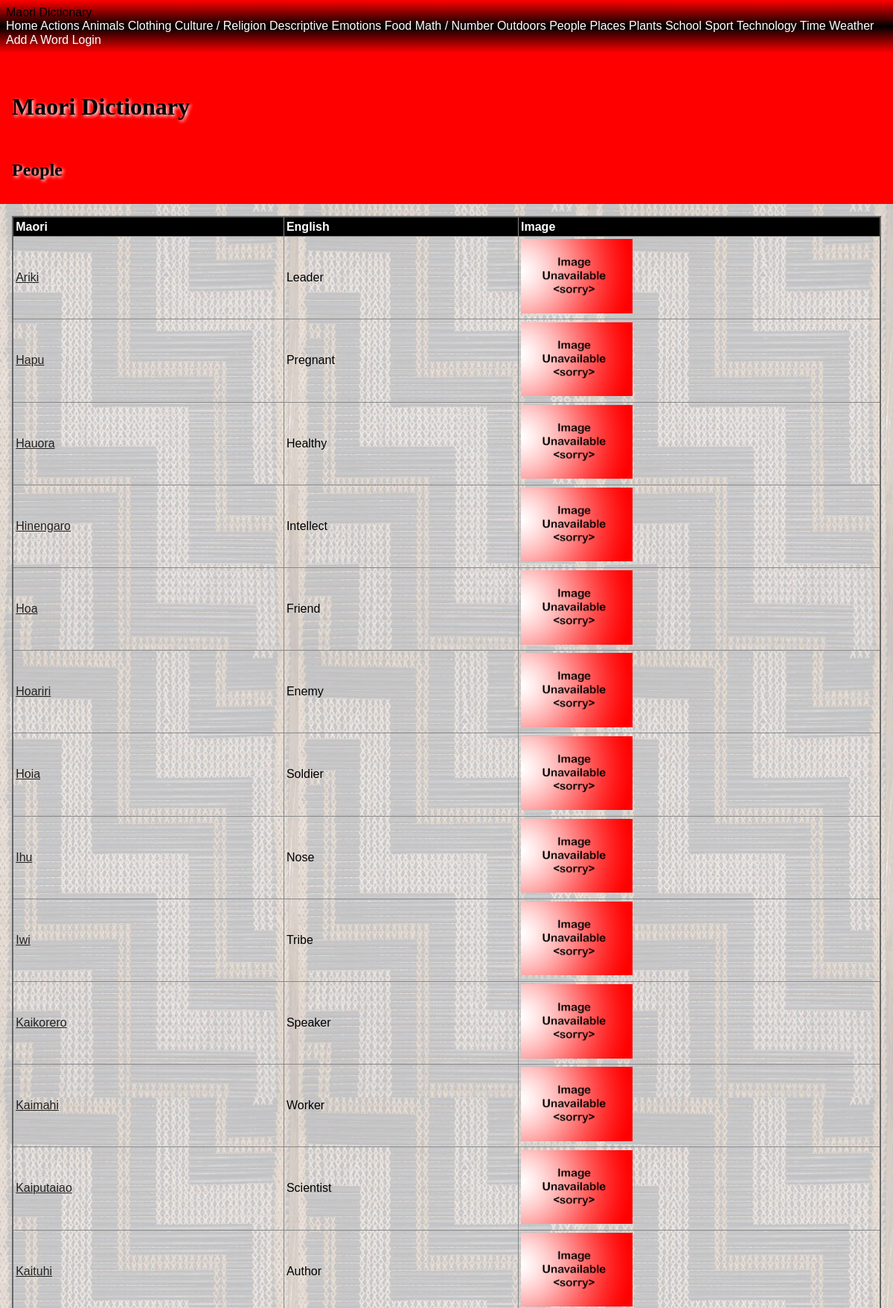
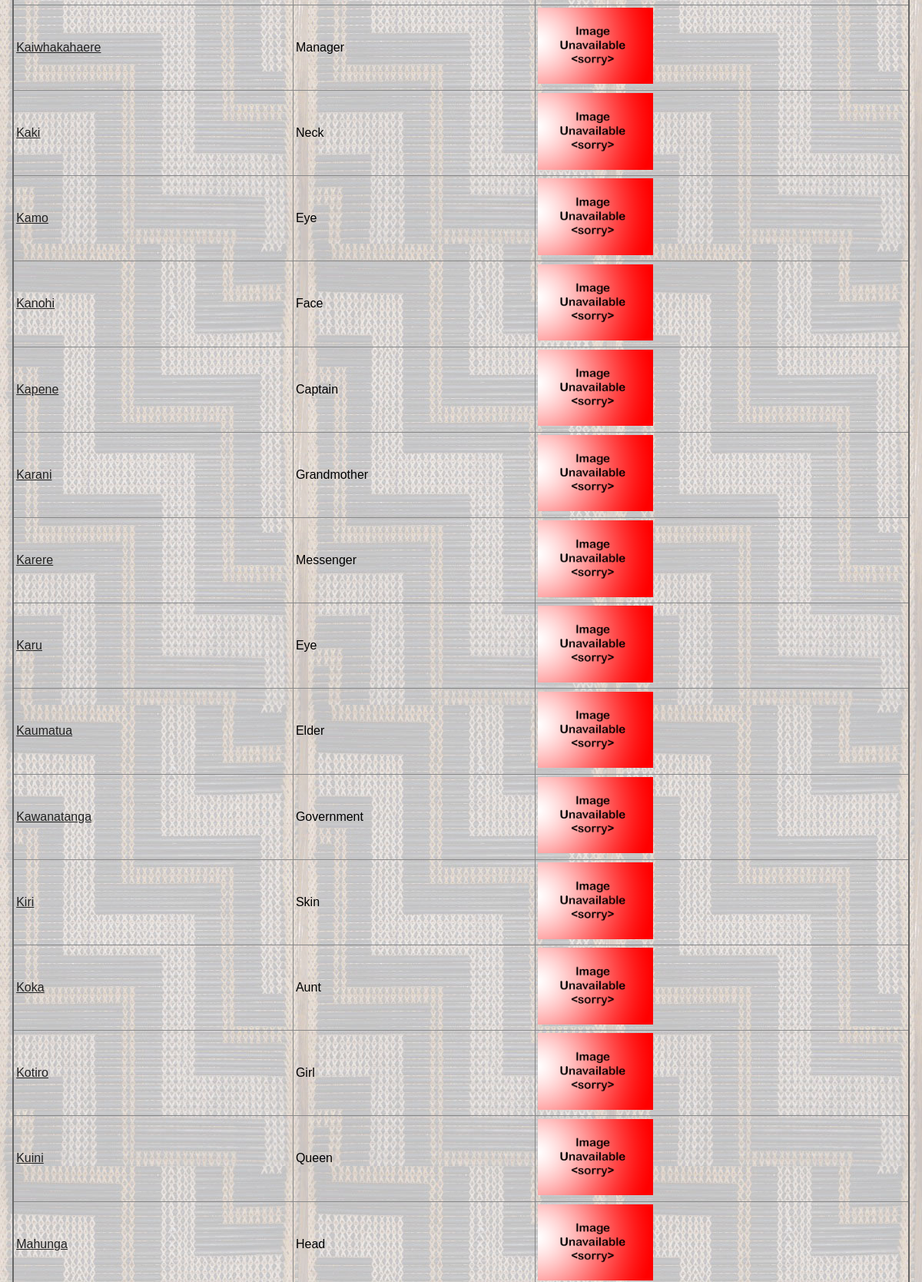
/category/people (upper part), run on the app's committed database (2 pictures, top to bottom).
### tables this page shows
CREATE TABLE "maori_words"
(
    id             integer      not null
        primary key autoincrement,
    english_name   varchar(60)  not null,
    created_by     integer      not null
        references people
            on update restrict on delete restrict,
    created_at     datetime     not null,
    maori_name     varchar(60)  not null,
    category       varchar(60)  not null,
    level          integer      not null,
    definition     varchar(200) not null,
    image_filename varchar(60)
);

### app.py (the view)
@app.route('/category/<category_name>')
def site_category(category_name):
    category_name = category_name.replace("|", "/")
    query = "SELECT maori_name, english_name, definition, level, created_by, created_at, image_filename \
            FROM maori_words WHERE lower(category) = ?"
    con = create_connection(DATABASE)
    cur = con.cursor()
    cur.execute(query, (category_name.lower(),))
    maori_names = cur.fetchall()
    con.close()
    if maori_names == []:
        return redirect('/')
    return render_template("category.html", logged_in=is_logged_in(), categories=get_categories(),
                           category_name=category_name, maori_names=maori_names, is_a_teacher=is_a_teacher())

### app.py (called while the page is built)
def create_connection(db_file):
    try:
        connection = sqlite3.connect(db_file)
        return connection
    except Error as e:
        print(e)
    return None

def is_logged_in():
    if session.get("email") is None:
        print("not logged in")
        return False
    else:
        print("logged in")
        return True

def is_a_teacher():
    if session.get("type") == 'teacher':
        print("is teacher")
        return True
    else:
        print("is not teacher")
        return False

def get_categories():
    query = 'SELECT distinct lower(category) FROM maori_words'
    con = create_connection(DATABASE)
    cur = con.cursor()
    cur.execute(query)
    category_list = cur.fetchall()
    con.close()
    return category_list

### templates/category.html
{% extends 'base.html' %}
{% block pageheading %}
{{category_name.title()}}
{% endblock %}
{% block main %}
<table>
    <tr>
        <th>Maori</th>
        <th>English</th>
        <th>Image</th>
        </tr>
        <tbody>
            {% for maori_name in maori_names %}
                <tr>
                    <td><a href='/category/{{ category_name.lower().replace("/", "|") }}/{{ maori_name[0].lower() }}'>{{ maori_name[0].title() }}</a></td>
                    <td>{{ maori_name[1].title() }}</td>
                    {% if maori_name[6] %}
                        <td><img src='/static/images/{{ maori_name[6] }}' style="width: 150px"></td>
                    {% else %}
                        <td><img src='/static/images/noimage.png' style="width: 150px"></td>
                    {% endif %}
                </tr>
            {% endfor %}
        </tbody>
    </table>
{% endblock %}

### static/style.css (style rules this page uses)
* { font-family: Comfortaa, sans-serif; margin: 0; padding: 0; box-sizing: border-box; }
a { color: #222; }
img { width: 100%; }
table { width: 100%; border: 2px solid #666; border-collapse: collapse; }
th, td { border: 1px solid #888; padding: 0.2rem; text-align: left; }
th { background-color: #000; color: #fff; }

### data on the page
maori_words: maori_name "Ariki", english_name "Leader"
maori_words: maori_name "Hapu", english_name "Pregnant"
maori_words: maori_name "Hauora", english_name "Healthy"
maori_words: maori_name "Hinengaro", english_name "Intellect"
maori_words: maori_name "Hoa", english_name "Friend"
maori_words: maori_name "Hoariri", english_name "Enemy"
maori_words: maori_name "Hoia", english_name "Soldier"
maori_words: maori_name "Ihu", english_name "Nose"
maori_words: maori_name "Iwi", english_name "Tribe"
maori_words: maori_name "Kaikorero", english_name "Speaker"
maori_words: maori_name "Kaimahi", english_name "Worker"
maori_words: maori_name "Kaiputaiao", english_name "Scientist"
maori_words: maori_name "Kaituhi", english_name "Author"
maori_words: maori_name "Kaiwhakahaere", english_name "Manager"
maori_words: maori_name "Kaki", english_name "Neck"
maori_words: maori_name "Kamo", english_name "Eye"
maori_words: maori_name "Kanohi", english_name "Face"
maori_words: maori_name "Kapene", english_name "Captain"
maori_words: maori_name "Karani", english_name "Grandmother"
maori_words: maori_name "Karere", english_name "Messenger"
maori_words: maori_name "Karu", english_name "Eye"
maori_words: maori_name "Kaumatua", english_name "Elder"
maori_words: maori_name "Kawanatanga", english_name "Government"
maori_words: maori_name "Kiri", english_name "Skin"
maori_words: maori_name "Koka", english_name "Aunt"
maori_words: maori_name "Kotiro", english_name "Girl"
maori_words: maori_name "Kuini", english_name "Queen"
maori_words: maori_name "Mahunga", english_name "Head"

### other printed values
{{ category[0].title() }} "Actions" "Animals" "Clothing" "Culture / Religion" "Descriptive" "Emotions" "Food" "Math / Number" "Outdoors" "People" "Places" "Plants" "School" "Sport" "Technology" "Time" "Weather"
{{ category_name.title() }} "People"
